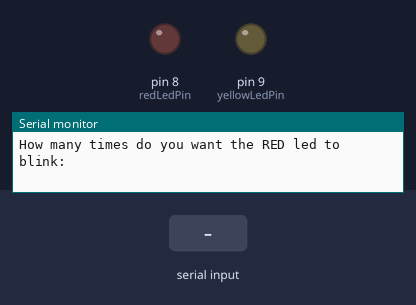
Simulated run of this sketch. Board: Arduino Uno, built with avr-gcc and run on an emulated ATmega328P. On the bench: output pins drawn as LEDs (lit = HIGH), the last lines printed to the serial monitor. Dashed ring = blinking. Inputs (shaded band) come from the test bench.

Above: at 0.9 s.
1.0 s: "90,45\n" received over Serial
At 1.2 s:
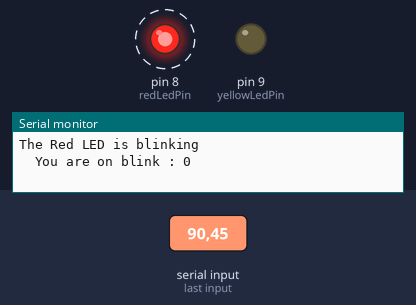
Timing chart, 0 to 10.0 s (numbered marks = the images above; inputs shaded):
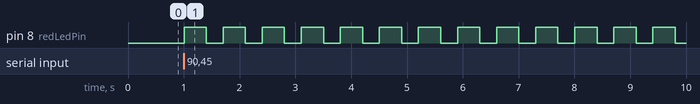

The sketch:

6getting_data_from_serial_blinking_led.ino
```cpp
// This turns on the onboard LED for 1s and off for 0.5s repeatedly

int redLedPin = 8;
int yellowLedPin = 9;
int redWaitTimeOn = 400;
int redWaitTimeOff = 300;
int yellowWaitTimeOn = 200;
int yellowWaitTimeOff = 200;
int redNumBlink;
int yellowNumBlink;
int i,j;
String redMessage = "\n\nThe Red LED is blinking";
String yellowMessage = "\nThe Yellow LED is blinking\n";
String blinkMessage = "\tYou are on blink : ";


void setup(){
    // initialize the digital pin as output
  pinMode(redLedPin, OUTPUT);
  pinMode(yellowLedPin, OUTPUT);
  Serial.begin(115200);

  Serial.println("How many times do you want the RED led to blink: ");
  while(Serial.available() == 0){  }
  redNumBlink = Serial.parseInt();

  Serial.println("How many times do you want the YELLOW led to blink: ");
  while(Serial.available() == 0){  }
  yellowNumBlink = Serial.parseInt();
}

void loop() {
    Serial.println(redMessage);
    for(i = 0 ; i <= redNumBlink ; i++){
        Serial.print(blinkMessage);
        Serial.println(i);
        digitalWrite(redLedPin, HIGH);   // turn the LED on (HIGH is the voltage level)
        delay(redWaitTimeOn);               // wait for a 1 second
        digitalWrite(redLedPin, LOW);    // turn the LED off by making the voltage LOW
        delay(redWaitTimeOff);
    }
    Serial.print(yellowMessage + blinkMessage);
    for(j = 0 ; j <= yellowNumBlink ; j++){
        Serial.print(j);
        digitalWrite(yellowLedPin, HIGH);   // turn the LED on (HIGH is the voltage level)
        delay(yellowWaitTimeOn);               // wait for a 1 second
        digitalWrite(yellowLedPin, LOW);    // turn the LED off by making the voltage LOW
        delay(yellowWaitTimeOff);
    }
}
```

Measured:
- after the input at 1.0 s, pin 8 (redLedPin): alternates HIGH for 0.40 s and LOW for 0.30 s, starting at once
